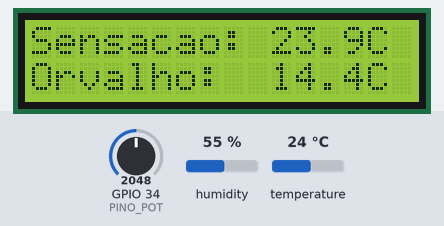
The program below on a simulated ESP32. On the bench: 16×2 character LCD. The inputs (shaded band) are chosen by the test bench; at power-on: GPIO 34 (PINO_POT) = 2048, humidity 55 %, temperature 24 °C. What the program prints to the serial monitor is not drawn.

Above: at 2.8 s.
2.9 s: GPIO 34 (PINO_POT) set to 2683
4.4 s: GPIO 34 (PINO_POT) set to 2802
At 5.6 s:
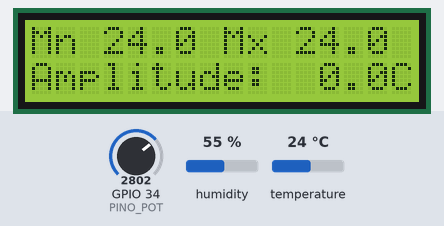
5.9 s: GPIO 34 (PINO_POT) set to 4069
7.4 s: GPIO 34 (PINO_POT) set to 4095
At 8.1 s:
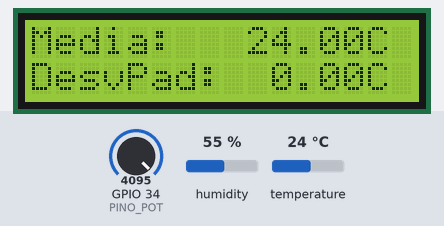
8.9 s: GPIO 34 (PINO_POT) set to 1228
At 9.4 s:
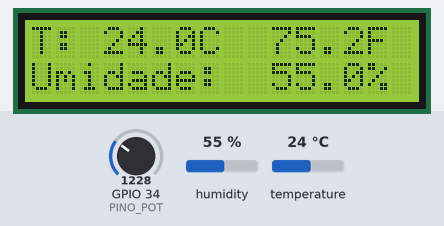
10.4 s: humidity set to 22 %
At 11.9 s:
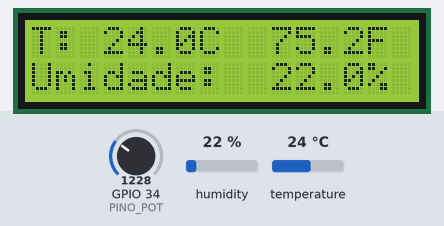
Timing chart, 0 to 13.0 s (numbered marks = the images above; inputs shaded):
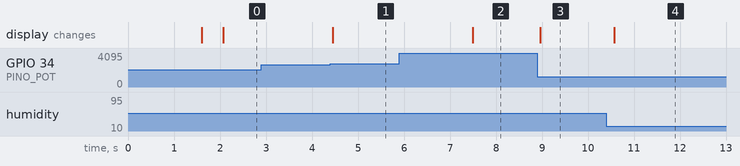

Measured:
- the behaviour switches between 2729 and 2730 on GPIO 34 (PINO_POT) (found by bisection; images 0 and 1)
- the behaviour switches between 4094 and 4095 on GPIO 34 (PINO_POT) (found by bisection; images 1 and 2)
- after the input at 2.9 s, every drawn part: stays the same
- after the input at 4.4 s, the display: changes after 0.05 s (image 1)
- after the input at 5.9 s, every drawn part: stays the same
- after the input at 7.4 s, the display: changes after 0.09 s (image 2)
- after the input at 8.9 s, the display: changes after 0.06 s (image 3)
- after the input at 10.4 s, the display: changes after 0.17 s (image 4)

The program:

main.cpp
```cpp
/*
 * ============================================================
 *  PROJETO 01 - ESTAÇÃO DE CONFORTO TÉRMICO
 *  Tópico 7 - Funções predefinidas: FUNÇÕES MATEMÁTICAS
 *  Placa: ESP32 DevKit C  |  Simulação: Wokwi (VS Code)
 * ============================================================
 *  Componentes:
 *   - DHT22 (sensor de temperatura e umidade)      [NOVO]
 *   - Display LCD 16x2 com módulo I2C               [NOVO]
 *   - Potenciômetro (seleciona a tela exibida)
 *
 *  Funções matemáticas exploradas:
 *   pow()  sqrt()  sq()  log()  abs()  min()  max()
 *   round()  floor()  ceil()  constrain()  map()
 * ============================================================
 */

#include <Arduino.h>
#include <Wire.h>
#include <DHT.h>
#include <LiquidCrystal_I2C.h>

// ----------------- Pinos -----------------
#define PINO_DHT   15     // dados do DHT22
#define PINO_POT   34     // potenciômetro (entrada analógica do ESP32)
#define TIPO_DHT   DHT22

// ----------------- Objetos ---------------
DHT dht(PINO_DHT, TIPO_DHT);
LiquidCrystal_I2C lcd(0x27, 16, 2);   // endereço 0x27, 16 colunas, 2 linhas

// ------------- Histórico (estatística) -------------
const int TAM_HIST = 10;
float historico[TAM_HIST];
int   qtdLeituras = 0;     // quantas leituras válidas já guardamos
int   posHist     = 0;     // próxima posição a ser gravada (buffer circular)

float tempMin =  1000.0;
float tempMax = -1000.0;

unsigned long ultimaLeitura = 0;
const unsigned long INTERVALO_LEITURA = 2000;  // DHT22: no mínimo 2 s entre leituras

float temperatura = 0;
float umidade     = 0;

// ============================================================
//  FUNÇÕES DE CÁLCULO (cada uma usa funções matemáticas)
// ============================================================

// Converte Celsius -> Fahrenheit : F = C * 9/5 + 32
float celsiusParaFahrenheit(float c) {
  return c * 9.0 / 5.0 + 32.0;
}

float fahrenheitParaCelsius(float f) {
  return (f - 32.0) * 5.0 / 9.0;
}

/*
 * Índice de calor (sensação térmica no calor) - fórmula de Rothfusz (NOAA).
 * Usa pow() para elevar T e UR ao quadrado.
 */
float indiceDeCalor(float tempC, float ur) {
  float T = celsiusParaFahrenheit(tempC);

  // Fórmula simplificada (válida para valores baixos)
  float hi = 0.5 * (T + 61.0 + (T - 68.0) * 1.2 + ur * 0.094);

  if (hi >= 80.0) {
    hi = -42.379
         + 2.04901523  * T
         + 10.14333127 * ur
         - 0.22475541  * T * ur
         - 0.00683783  * pow(T, 2)
         - 0.05481717  * pow(ur, 2)
         + 0.00122874  * pow(T, 2) * ur
         + 0.00085282  * T * pow(ur, 2)
         - 0.00000199  * pow(T, 2) * pow(ur, 2);
  }
  return fahrenheitParaCelsius(hi);
}

/*
 * Ponto de orvalho - fórmula de Magnus.
 * Usa log() (logaritmo natural, base e).
 */
float pontoDeOrvalho(float tempC, float ur) {
  const float a = 17.62;
  const float b = 243.12;
  float gama = log(ur / 100.0) + (a * tempC) / (b + tempC);
  return (b * gama) / (a - gama);
}

// Média aritmética do histórico
float media() {
  if (qtdLeituras == 0) return 0;
  float soma = 0;
  for (int i = 0; i < qtdLeituras; i++) soma += historico[i];
  return soma / qtdLeituras;
}

/*
 * Desvio padrão: raiz quadrada da média dos quadrados das diferenças.
 * Usa sq() (quadrado) e sqrt() (raiz quadrada).
 */
float desvioPadrao() {
  if (qtdLeituras < 2) return 0;
  float m = media();
  float somaQuadrados = 0;
  for (int i = 0; i < qtdLeituras; i++) {
    somaQuadrados += sq(historico[i] - m);
  }
  return sqrt(somaQuadrados / qtdLeituras);
}

void guardarNoHistorico(float valor) {
  historico[posHist] = valor;
  posHist = (posHist + 1) % TAM_HIST;          // operador % mantém o índice entre 0 e 9
  if (qtdLeituras < TAM_HIST) qtdLeituras++;

  tempMin = min(tempMin, valor);               // min() devolve o menor
  tempMax = max(tempMax, valor);               // max() devolve o maior
}

// ============================================================
//  SAÍDAS
// ============================================================

void imprimirRelatorioSerial() {
  float m = media();
  Serial.println(F("------------------------------------------------"));
  Serial.printf("Temperatura .......... %.2f C  (%.2f F)\n", temperatura, celsiusParaFahrenheit(temperatura));
  Serial.printf("Umidade relativa ..... %.1f %%\n", umidade);
  Serial.printf("Indice de calor ...... %.2f C   [pow()]\n", indiceDeCalor(temperatura, umidade));
  Serial.printf("Ponto de orvalho ..... %.2f C   [log()]\n", pontoDeOrvalho(temperatura, umidade));
  Serial.printf("round(T)=%.0f  floor(T)=%.0f  ceil(T)=%.0f\n", round(temperatura), floor(temperatura), ceil(temperatura));
  Serial.printf("Min=%.1f  Max=%.1f  Amplitude=%.1f   [min() max()]\n", tempMin, tempMax, tempMax - tempMin);
  Serial.printf("Media(%d)=%.2f  DesvPad=%.2f   [sq() sqrt()]\n", qtdLeituras, m, desvioPadrao());
  Serial.printf("Diferenca da media ... %.2f C   [abs()]\n", abs(temperatura - m));
}

// Cada "tela" do LCD mostra um grupo de cálculos
void mostrarTela(int tela) {
  char linha1[17];
  char linha2[17];

  switch (tela) {
    case 0:  // Leitura direta
      snprintf(linha1, sizeof(linha1), "T:%5.1fC %5.1fF", temperatura, celsiusParaFahrenheit(temperatura));
      snprintf(linha2, sizeof(linha2), "Umidade: %5.1f%%", umidade);
      break;

    case 1:  // Sensação térmica e orvalho
      snprintf(linha1, sizeof(linha1), "Sensacao:%5.1fC", indiceDeCalor(temperatura, umidade));
      snprintf(linha2, sizeof(linha2), "Orvalho: %5.1fC", pontoDeOrvalho(temperatura, umidade));
      break;

    case 2:  // Mínimo / máximo
      snprintf(linha1, sizeof(linha1), "Mn%5.1f Mx%5.1f", tempMin, tempMax);
      snprintf(linha2, sizeof(linha2), "Amplitude:%5.1fC", tempMax - tempMin);
      break;

    default: // Estatística
      snprintf(linha1, sizeof(linha1), "Media:  %6.2fC", media());
      snprintf(linha2, sizeof(linha2), "DesvPad:%6.2fC", desvioPadrao());
      break;
  }

  lcd.setCursor(0, 0);
  lcd.print(linha1);
  for (int i = strlen(linha1); i < 16; i++) lcd.print(' ');   // limpa sobras sem piscar
  lcd.setCursor(0, 1);
  lcd.print(linha2);
  for (int i = strlen(linha2); i < 16; i++) lcd.print(' ');
}

// ============================================================
void setup() {
  Serial.begin(115200);
  dht.begin();

  lcd.init();
  lcd.backlight();
  lcd.setCursor(0, 0);
  lcd.print("Estacao Termica");
  lcd.setCursor(0, 1);
  lcd.print("Funcoes Matemat.");
  delay(1500);
  lcd.clear();

  Serial.println(F("Estacao de Conforto Termico - Funcoes Matematicas"));
  Serial.println(F("Gire o potenciometro para trocar a tela do LCD."));
  Serial.println(F("Clique no DHT22 durante a simulacao para mudar T e UR."));
}

void loop() {
  // --- 1. Ler o sensor a cada 2 segundos ---
  if (millis() - ultimaLeitura >= INTERVALO_LEITURA) {
    ultimaLeitura = millis();

    float t = dht.readTemperature();
    float h = dht.readHumidity();

    if (isnan(t) || isnan(h)) {               // isnan(): verifica "Not a Number"
      Serial.println(F("Falha na leitura do DHT22!"));
    } else {
      temperatura = t;
      umidade     = constrain(h, 1.0, 100.0); // evita log(0) no ponto de orvalho
      guardarNoHistorico(temperatura);
      imprimirRelatorioSerial();
    }
  }

  // --- 2. Potenciômetro escolhe a tela (0 a 3) ---
  int leituraPot = analogRead(PINO_POT);                 // ESP32: 0 a 4095
  int tela = map(leituraPot, 0, 4095, 0, 3);             // reescala para 0..3
  tela = constrain(tela, 0, 3);                          // garante o intervalo

  if (qtdLeituras > 0) mostrarTela(tela);
  delay(100);
}
```
